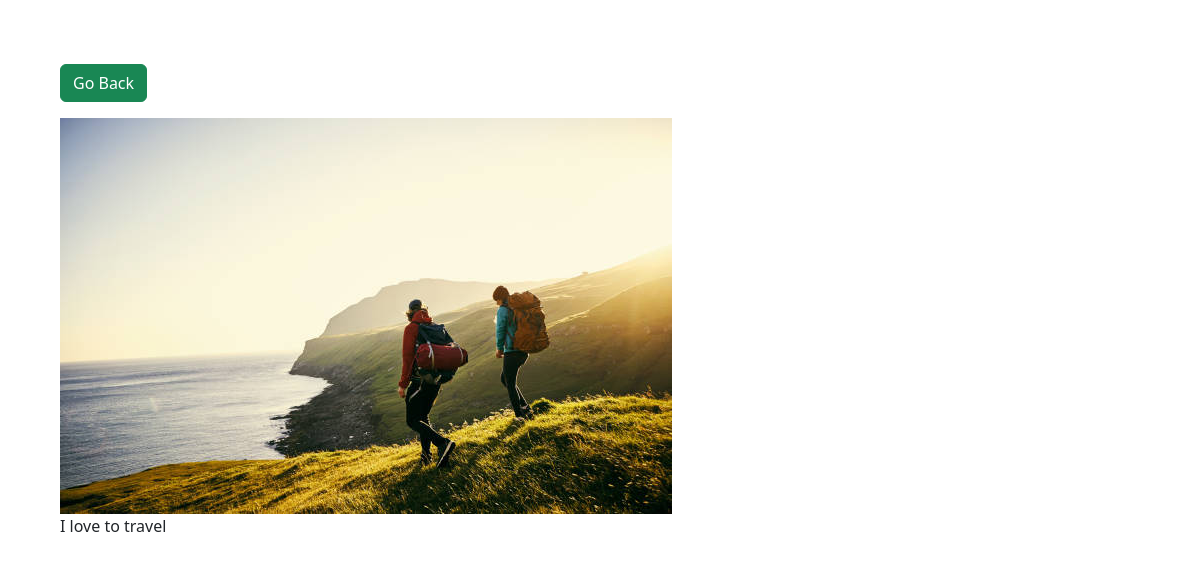
The page /photo/3/ on the database its author committed.
### photos/models.py (models this page shows, shortened)
class Photo(models.Model):
    category = models.ForeignKey(
        Category, on_delete=models.SET_NULL, null=True, blank=True)
    image = models.ImageField(null=False, blank=False)
    description = models.TextField()

### photos/views.py (the view)
# urls.py: path('photo/<str:pk>/', views.viewPhoto, name='photo'),
def viewPhoto(request, pk):
    photo=Photo.objects.get(id=pk)
    return render(request,'photos/photo.html', {'photo': photo})

### photos/templates/photos/photo.html (shortened to what this page needs)
<!DOCTYPE html>
<html lang="en">
<head>
    <link href="https://cdn.jsdelivr.net/npm/bootstrap@5.3.3/dist/css/bootstrap.min.css" rel="stylesheet"
>
</head>
<body class="m-5">
    <div class="container">
        <div class="row justify-content-center">
            <div class="col">
                <a href="{% url 'gallery' %}" class="btn btn-success my-3">Go Back</a>
                <div style="height: 90vh;">
                    <img style="max-width: 100%; max-height: 100%;" src="{{photo.image.url}}" alt="">
                    <p>{{photo.description}}</p>
                </div>
            </div>
        </div>
    </div>
</body>
</html>

### rows shown on the page
Photo: image (picture), description "I love to travel"
